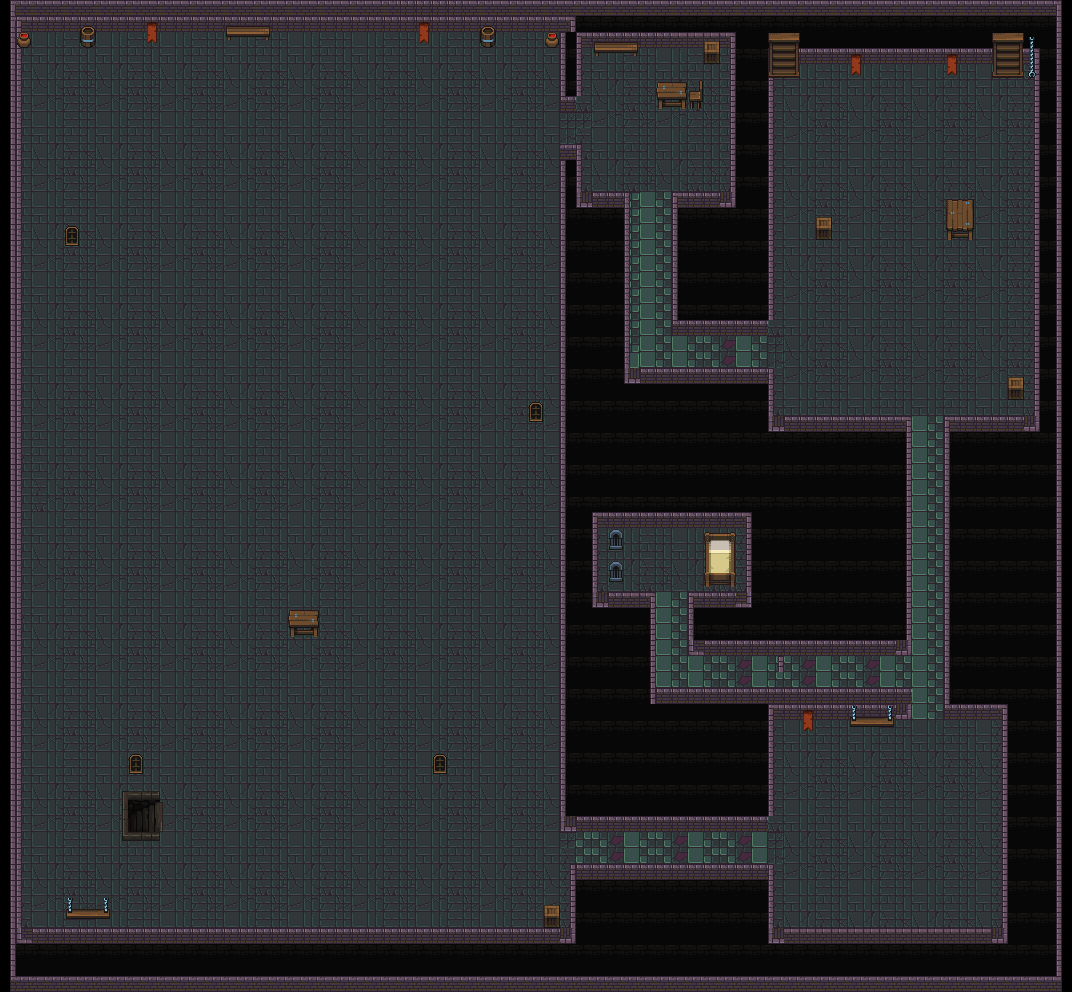

The image is a tile-based game level rendered from a .tmx file. Its description and source (layers, tilesets, objects; grid data summarised) follow:
An orthogonal 67x62 tile map with 16x16 px tiles, 4 tile layers (Suelo, Salas, Muros, Objetos), 4 tilesets and 10 objects (7x Slime, Escalera, Llave, Cofre).

<map version="1.10" tiledversion="1.10.2" orientation="orthogonal" renderorder="right-down" width="67" height="62" tilewidth="16" tileheight="16" infinite="0" nextlayerid="26" nextobjectid="73">
 <tileset firstgid="1" source="Tiles.tsx" />
 <tileset firstgid="626" source="Objetos.tsx" />
 <tileset firstgid="1251" source="mainlevbuild.tsx" />
 <tileset firstgid="3811" source="TilesMazmorraFinal.tsx" />
 <layer id="17" name="Suelo" width="67" height="62">
  <data>[4154 cells, 4145 non-empty, 38 distinct tile ids]</data>
 </layer>
 <layer id="18" name="Salas" width="67" height="62">
  <data>[4154 cells, 2760 non-empty, 24 distinct tile ids]</data>
 </layer>
 <layer id="24" name="Muros" width="67" height="62">
  <data>[4154 cells, 490 non-empty, 7 distinct tile ids]</data>
 </layer>
 <layer id="25" name="Objetos" width="67" height="62">
  <data>[4154 cells, 115 non-empty, 68 distinct tile ids]</data>
 </layer>
 <objectgroup id="15" name="Escalera" class="Escalera" locked="1">
  <object id="22" name="Escalera" type="Escalera" x="127.417" y="792.667" width="31.5" height="35.1667" />
 </objectgroup>
 <objectgroup id="10" name="Llaves">
  <object id="11" name="Llave2" type="Llave" x="889.5" y="907" />
 </objectgroup>
 <objectgroup id="8" name="Enemigos">
  <object id="4" name="Enemigo1" type="Slime" x="256" y="392.667" />
  <object id="5" name="Enemigo2" type="Slime" x="865.667" y="134.333" />
  <object id="6" name="Enemigo4" type="Slime" x="460.576" y="551.455" />
  <object id="36" name="Enemigo7" type="Slime" x="654.091" y="551.606" width="16" height="14.4545" />
  <object id="35" name="Enemigo6" type="Slime" x="454" y="170" />
  <object id="33" name="Enemigo3" type="Slime" x="873.667" y="792.667" />
  <object id="34" name="Enemigo5" type="Slime" x="102" y="651.333" />
 </objectgroup>
 <objectgroup id="9" name="Cofres">
  <object id="32" name="Cofre1" type="Cofre" x="654.545" y="60.7577" />
 </objectgroup>
 <objectgroup id="11" name="Colision" />
</map>
